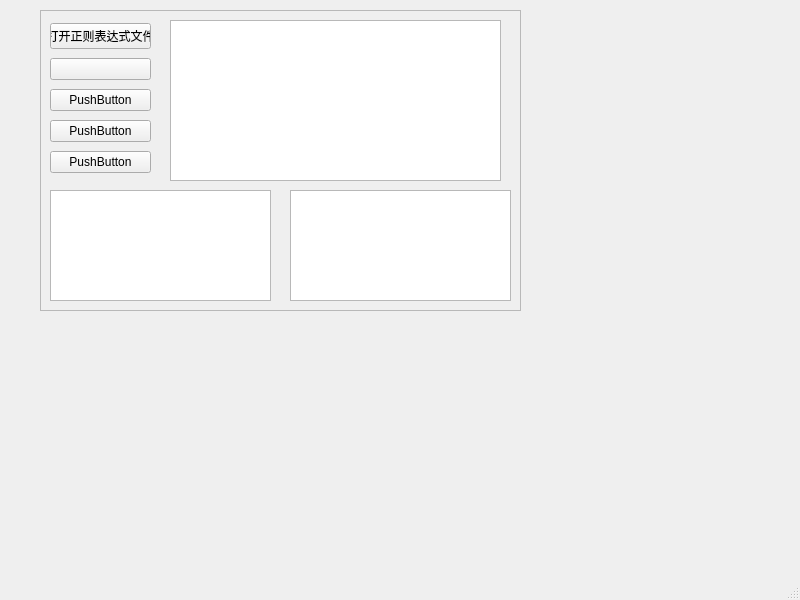
<?xml version="1.0" encoding="UTF-8"?>
<ui version="4.0">
 <class>MainWindow</class>
 <widget class="QMainWindow" name="MainWindow">
  <property name="geometry">
   <rect>
    <x>0</x>
    <y>0</y>
    <width>800</width>
    <height>600</height>
   </rect>
  </property>
  <property name="windowTitle">
   <string>MainWindow</string>
  </property>
  <widget class="QWidget" name="centralwidget">
   <widget class="QFrame" name="frame">
    <property name="geometry">
     <rect>
      <x>40</x>
      <y>10</y>
      <width>481</width>
      <height>301</height>
     </rect>
    </property>
    <property name="frameShape">
     <enum>QFrame::StyledPanel</enum>
    </property>
    <property name="frameShadow">
     <enum>QFrame::Raised</enum>
    </property>
    <widget class="QWidget" name="verticalLayoutWidget">
     <property name="geometry">
      <rect>
       <x>10</x>
       <y>10</y>
       <width>101</width>
       <height>161</height>
      </rect>
     </property>
     <layout class="QVBoxLayout" name="verticalLayout">
      <item>
       <widget class="QPushButton" name="pushButton_2">
        <property name="text">
         <string>打开正则表达式文件</string>
        </property>
       </widget>
      </item>
      <item>
       <widget class="QPushButton" name="pushButton_3">
        <property name="text">
         <string/>
        </property>
       </widget>
      </item>
      <item>
       <widget class="QPushButton" name="pushButton">
        <property name="text">
         <string>PushButton</string>
        </property>
       </widget>
      </item>
      <item>
       <widget class="QPushButton" name="pushButton_4">
        <property name="text">
         <string>PushButton</string>
        </property>
       </widget>
      </item>
      <item>
       <widget class="QPushButton" name="pushButton_5">
        <property name="text">
         <string>PushButton</string>
        </property>
       </widget>
      </item>
     </layout>
    </widget>
    <widget class="QTextEdit" name="textEdit">
     <property name="geometry">
      <rect>
       <x>130</x>
       <y>10</y>
       <width>331</width>
       <height>161</height>
      </rect>
     </property>
    </widget>
    <widget class="QTextEdit" name="textEdit_2">
     <property name="geometry">
      <rect>
       <x>10</x>
       <y>180</y>
       <width>221</width>
       <height>111</height>
      </rect>
     </property>
    </widget>
    <widget class="QTextEdit" name="textEdit_3">
     <property name="geometry">
      <rect>
       <x>250</x>
       <y>180</y>
       <width>221</width>
       <height>111</height>
      </rect>
     </property>
    </widget>
   </widget>
  </widget>
  <widget class="QMenuBar" name="menubar">
   <property name="geometry">
    <rect>
     <x>0</x>
     <y>0</y>
     <width>800</width>
     <height>19</height>
    </rect>
   </property>
  </widget>
  <widget class="QStatusBar" name="statusbar"/>
 </widget>
 <resources/>
 <connections/>
</ui>
